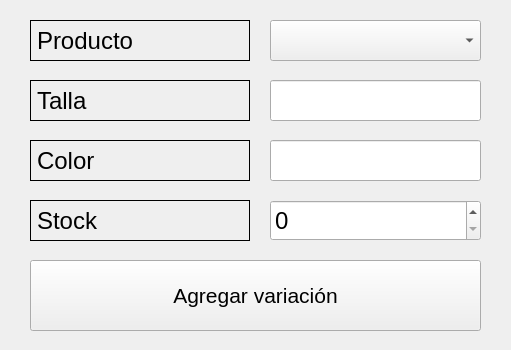
<?xml version="1.0" encoding="UTF-8"?>
<ui version="4.0">
 <class>MainWindow</class>
 <widget class="QMainWindow" name="MainWindow">
  <property name="enabled">
   <bool>true</bool>
  </property>
  <property name="geometry">
   <rect>
    <x>0</x>
    <y>0</y>
    <width>511</width>
    <height>350</height>
   </rect>
  </property>
  <property name="windowTitle">
   <string>MainWindow</string>
  </property>
  <widget class="QWidget" name="centralwidget">
   <widget class="QPushButton" name="pushButton">
    <property name="geometry">
     <rect>
      <x>30</x>
      <y>260</y>
      <width>451</width>
      <height>71</height>
     </rect>
    </property>
    <property name="font">
     <font>
      <pointsize>16</pointsize>
     </font>
    </property>
    <property name="text">
     <string>Agregar variación</string>
    </property>
   </widget>
   <widget class="QLabel" name="label_3">
    <property name="geometry">
     <rect>
      <x>30</x>
      <y>200</y>
      <width>220</width>
      <height>41</height>
     </rect>
    </property>
    <property name="font">
     <font>
      <pointsize>18</pointsize>
     </font>
    </property>
    <property name="frameShape">
     <enum>QFrame::Box</enum>
    </property>
    <property name="text">
     <string>Stock</string>
    </property>
    <property name="alignment">
     <set>Qt::AlignLeading|Qt::AlignLeft|Qt::AlignVCenter</set>
    </property>
   </widget>
   <widget class="QLabel" name="label_5">
    <property name="geometry">
     <rect>
      <x>30</x>
      <y>20</y>
      <width>220</width>
      <height>41</height>
     </rect>
    </property>
    <property name="font">
     <font>
      <pointsize>18</pointsize>
     </font>
    </property>
    <property name="frameShape">
     <enum>QFrame::Box</enum>
    </property>
    <property name="text">
     <string>Producto</string>
    </property>
    <property name="alignment">
     <set>Qt::AlignLeading|Qt::AlignLeft|Qt::AlignVCenter</set>
    </property>
   </widget>
   <widget class="QLabel" name="label_6">
    <property name="geometry">
     <rect>
      <x>30</x>
      <y>80</y>
      <width>220</width>
      <height>41</height>
     </rect>
    </property>
    <property name="font">
     <font>
      <pointsize>18</pointsize>
     </font>
    </property>
    <property name="frameShape">
     <enum>QFrame::Box</enum>
    </property>
    <property name="text">
     <string>Talla</string>
    </property>
    <property name="alignment">
     <set>Qt::AlignLeading|Qt::AlignLeft|Qt::AlignVCenter</set>
    </property>
   </widget>
   <widget class="QLineEdit" name="lineEdit_3">
    <property name="geometry">
     <rect>
      <x>270</x>
      <y>80</y>
      <width>211</width>
      <height>41</height>
     </rect>
    </property>
    <property name="font">
     <font>
      <pointsize>18</pointsize>
     </font>
    </property>
   </widget>
   <widget class="QSpinBox" name="spinBox">
    <property name="geometry">
     <rect>
      <x>270</x>
      <y>200</y>
      <width>211</width>
      <height>41</height>
     </rect>
    </property>
    <property name="font">
     <font>
      <pointsize>18</pointsize>
     </font>
    </property>
   </widget>
   <widget class="QLabel" name="label_7">
    <property name="geometry">
     <rect>
      <x>30</x>
      <y>140</y>
      <width>220</width>
      <height>41</height>
     </rect>
    </property>
    <property name="font">
     <font>
      <pointsize>18</pointsize>
     </font>
    </property>
    <property name="frameShape">
     <enum>QFrame::Box</enum>
    </property>
    <property name="text">
     <string>Color</string>
    </property>
    <property name="alignment">
     <set>Qt::AlignLeading|Qt::AlignLeft|Qt::AlignVCenter</set>
    </property>
   </widget>
   <widget class="QLineEdit" name="lineEdit_5">
    <property name="geometry">
     <rect>
      <x>270</x>
      <y>140</y>
      <width>211</width>
      <height>41</height>
     </rect>
    </property>
    <property name="font">
     <font>
      <pointsize>18</pointsize>
     </font>
    </property>
   </widget>
   <widget class="QComboBox" name="comboBox">
    <property name="geometry">
     <rect>
      <x>270</x>
      <y>20</y>
      <width>211</width>
      <height>41</height>
     </rect>
    </property>
   </widget>
  </widget>
 </widget>
 <resources>
  <include location="../img/logo.qrc"/>
 </resources>
 <connections/>
</ui>
